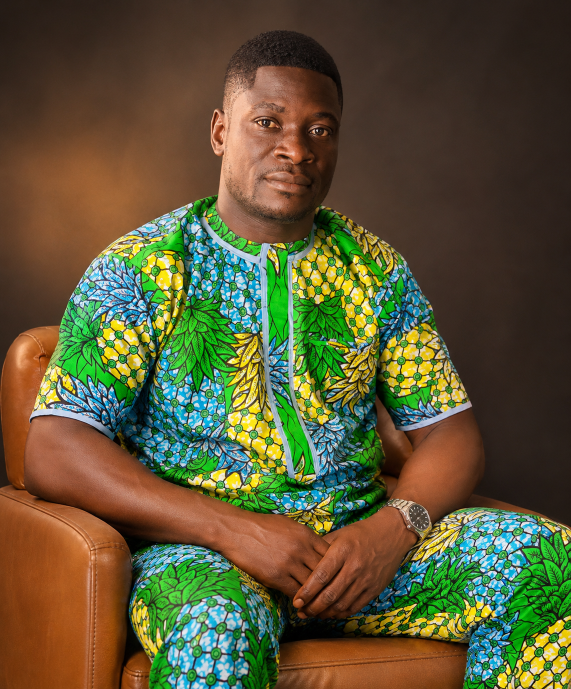
#> input picture motion/sources/1000338417.png, 1141 x 1378 px, found by its file name (shown at 1/2 size)
$ python prepare_s02.py
#> lines starting #> are read from the running program, lines starting #| are printed output that depends on the picture; after the words box and inside, x2 and y2 are one past the last pixel; in counts of white or black regions, pixels touching at a corner belong together
"""Prépare les données de la séquence S02 (aucune image générée, aucun redessin du portrait).

1. Portrait : copie à l'identique de motion/sources/1000338417.png -> public/portrait-oscar-1000338417.png,
   puis calcul de la mosaïque de révélation (couleur moyenne de chaque carré de la photo, telle qu'affichée).
2. Pictogrammes premium : dessins au trait (vectoriels, PIL) rasterisés sur une grille fine de pixels ;
   l'opacité de chaque pixel suit le taux de couverture du trait (effet demi-teinte), accents orange séparés.
Sorties : public/s02-portrait-mosaic.json, public/s02-icons.json
"""
import json, shutil
import numpy as np
from PIL import Image, ImageDraw

SRC = '../sources/1000338417.png'
DST = 'public/portrait-oscar-1000338417.png'
shutil.copyfile(SRC, DST)

# ——— Géométrie d'affichage du portrait (doit correspondre à S02Fondateur.tsx) ———
BOX_W, BOX_H = 990, 1080          # cadre du portrait dans l'image 1920×1080
im = Image.open(SRC).convert('RGB')
#> im is the input picture: PIL image 1141x1378 RGB; mean R, G, B 92.4, 87.3, 54.2
sc = max(BOX_W / im.width, BOX_H / im.height)   # « cover », toujours < 1 : jamais d'agrandissement
#> sc = 0.868
DW, DH = round(im.width * sc), round(im.height * sc)
#> DW = 990; DH = 1196
OY = -round((DH - BOX_H) * 0.15)                 # recadrage vertical : on garde la tête, on rogne surtout le bas
#> OY = -17
CELL = 45
disp = np.asarray(im.resize((DW, DH), Image.LANCZOS)).astype(np.float32)
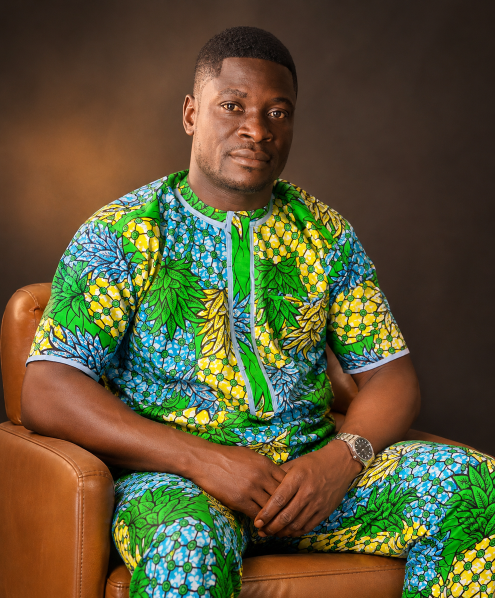
#> disp: shape (1196, 990, 3) float32 (shown at 1/2 size); mean R, G, B 92.3, 87.3, 54.2
cols, rows = int(np.ceil(DW / CELL)), int(np.ceil(DH / CELL))
#> cols = 22; rows = 27
cells = []
for j in range(rows):
    for i in range(cols):
        blk = disp[j * CELL:(j + 1) * CELL, i * CELL:(i + 1) * CELL]
        y_on_screen = j * CELL + OY
        if y_on_screen + CELL < 0 or y_on_screen > BOX_H: continue
        c = blk.reshape(-1, 3).mean(0)
        cells.append(dict(i=i, j=j, c='#%02x%02x%02x' % tuple(int(v) for v in c)))
#> after the loop, cells = 550 items
# centre du visage (repéré sur la photo source) pour ordonner la révélation du visage vers l'extérieur
FACE = (555 * sc, 290 * sc)
#> FACE = (481.6, 251.6)
json.dump(dict(src=DST, natural=[im.width, im.height], scale=round(sc, 5), dw=DW, dh=DH, oy=OY, cell=CELL,
               face=[round(FACE[0], 1), round(FACE[1], 1)], cells=cells), open('public/s02-portrait-mosaic.json', 'w'))
print(f'portrait {im.width}×{im.height} -> affiché {DW}×{DH} (échelle {sc:.3f}, < 1), {len(cells)} carrés de {CELL} px')
#| portrait 1141×1378 -> affiché 990×1196 (échelle 0.868, < 1), 550 carrés de 45 px

# ——— Pictogrammes : trait vectoriel fin -> grille fine de pixels (un pixel de trait) ———
N = 30          # grille 30×30
R = 600         # résolution de dessin (20 px par case)
LW = 20         # épaisseur du trait = une case

def icon(draw_white, draw_orange):
    W = Image.new('L', (R, R), 0); O = Image.new('L', (R, R), 0)
    draw_white(ImageDraw.Draw(W)); draw_orange(ImageDraw.Draw(O))
    out = []
    w = np.asarray(W.resize((N, N), Image.BOX)) / 255.0
    o = np.asarray(O.resize((N, N), Image.BOX)) / 255.0
    for r in range(N):
        for c in range(N):
            if o[r, c] > 0.3: out.append(dict(c=c, r=r, a=round(min(1, o[r, c] * 1.4), 2), o=1))
            elif w[r, c] > 0.3: out.append(dict(c=c, r=r, a=round(min(1, w[r, c] * 1.4), 2), o=0))
    return out

# Tracés calés sur la grille : une ligne passe au centre d'une case (20k+10),
# un rectangle commence sur un bord de case (20k) et finit sur 20m+19 → trait d'exactement un pixel.
C = lambda k: 20 * k + 10
def rect(d, c0, r0, c1, r1, **kw):
    d.rectangle([20 * c0, 20 * r0, 20 * c1 + 19, 20 * r1 + 19], **kw)

def entrepreneurs_w(d):   # buste au trait
    d.ellipse([180, 60, 320, 200], outline=255, width=LW)
    d.arc([100, 260, 400, 560], 180, 360, fill=255, width=LW)
    d.line([C(3), C(26), C(21), C(26)], fill=255, width=LW)
def entrepreneurs_o(d):   # flèche de croissance, à l'écart du buste
    d.line([(C(22), C(21)), (C(24), C(17)), (C(26), C(19)), (C(28), C(12))], fill=255, width=LW, joint='curve')
    d.line([(C(26), C(12)), (C(28), C(12)), (C(28), C(14))], fill=255, width=LW)

def pme_w(d):             # mallette
    rect(d, 3, 10, 26, 25, outline=255, width=LW)
    rect(d, 11, 6, 18, 10, outline=255, width=LW)
    d.line([C(3), C(16), C(26), C(16)], fill=255, width=LW)
def pme_o(d):             # fermoir
    rect(d, 14, 15, 15, 18, fill=255)

def commercants_w(d):     # boutique : montants, vitrine, porte
    d.line([C(5), C(12), C(5), C(26)], fill=255, width=LW); d.line([C(24), C(12), C(24), C(26)], fill=255, width=LW)
    d.line([C(2), C(26), C(27), C(26)], fill=255, width=LW)
    rect(d, 8, 16, 14, 21, outline=255, width=LW)
    rect(d, 17, 16, 21, 26, outline=255, width=LW)
def commercants_o(d):     # auvent rayé
    d.line([C(3), C(6), C(26), C(6)], fill=255, width=LW)
    for k in range(3, 26, 4):
        rect(d, k, 7, k + 1, 10, fill=255)

def entreprises_w(d):     # deux immeubles
    rect(d, 3, 10, 12, 26, outline=255, width=LW)
    rect(d, 15, 4, 26, 26, outline=255, width=LW)
    d.line([C(1), C(26), C(28), C(26)], fill=255, width=LW)
def entreprises_o(d):     # fenêtres éclairées (pixels isolés)
    for (c, r) in [(6, 14), (9, 14), (6, 18), (9, 22), (18, 8), (23, 8), (18, 12), (23, 16), (18, 20), (23, 22)]:
        rect(d, c, r, c, r, fill=255)

icons = dict(cols=N, entrepreneurs=icon(entrepreneurs_w, entrepreneurs_o), pme=icon(pme_w, pme_o),
             commercants=icon(commercants_w, commercants_o), entreprises=icon(entreprises_w, entreprises_o))
#> in icon, `W = Image.new('L', (R, R), 0)`: W: PIL image 600x600 L; every value is 0
#> in icon, `draw_white(ImageDraw.Draw(W))`:
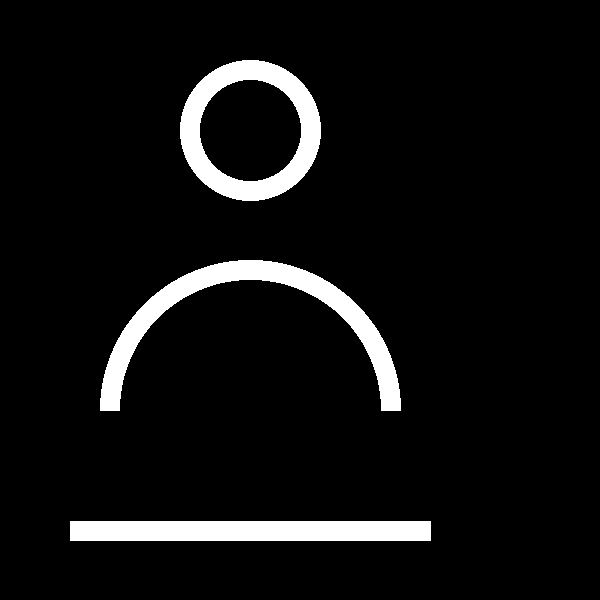
#> W: PIL image 600x600 L; 6.6% white; 3 white regions, box (x1, y1, x2, y2) and area: (100, 260, 401, 411) 8820, (180, 60, 321, 201) 7568, (70, 521, 431, 541) 7220
#> in icon, `draw_orange(ImageDraw.Draw(O))`: O: PIL image 600x600 L; 1.8% white; 1 white region, box (x1, y1, x2, y2) and area: (441, 241, 581, 435) 6617
#> after the loop in icon, `for r in range(N):`: out = 97 items
#> in icon (call 2), `draw_white(ImageDraw.Draw(W))`: W: PIL image 600x600 L; 12.4% white; 1 white region, box (x1, y1, x2, y2) and area: (60, 120, 540, 520) 44800
#> in icon (call 2), `draw_orange(ImageDraw.Draw(O))`:
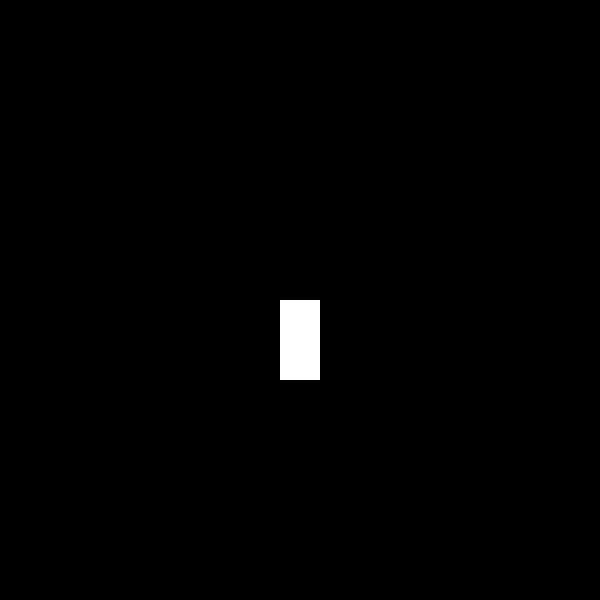
#> O: PIL image 600x600 L; 0.89% white; 1 white region, box (x1, y1, x2, y2) and area: (280, 300, 320, 380) 3200
#> in icon (call 2), `o = np.asarray(O.resize((N, N), Image.BOX)) / 255.0`: o: shape (30, 30) float64; values 0 (black) and 1 (white), 0.89% white in thin lines or dots, all inside (x1, y1, x2, y2) = (14, 15, 16, 19)
#> after the loop in icon (call 2), `for r in range(N):`: out = 118 items
#> in icon (call 3), `draw_white(ImageDraw.Draw(W))`: W: PIL image 600x600 L; 10.8% white; 2 white regions, box (x1, y1, x2, y2) and area: (50, 250, 551, 541) 30160, (160, 320, 300, 440) 8800
#> in icon (call 3), `draw_orange(ImageDraw.Draw(O))`:
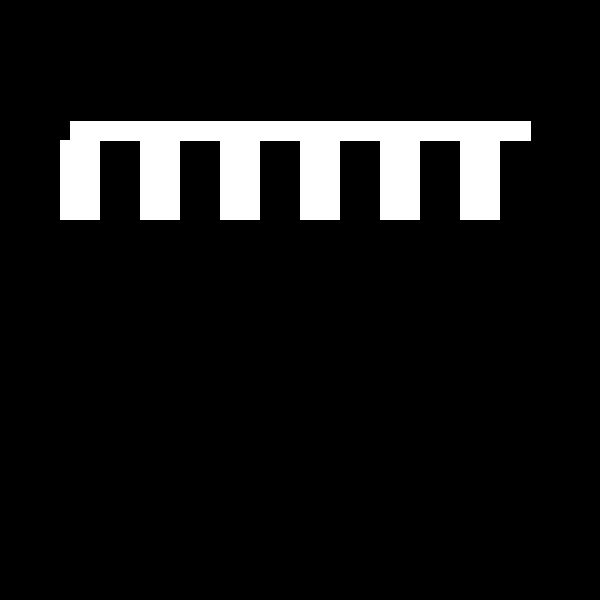
#> O: PIL image 600x600 L; 7.8% white; 1 white region, box (x1, y1, x2, y2) and area: (60, 121, 531, 220) 28190
#> after the loop in icon (call 3), `for r in range(N):`: out = 171 items
#> in icon (call 4), `draw_white(ImageDraw.Draw(W))`:
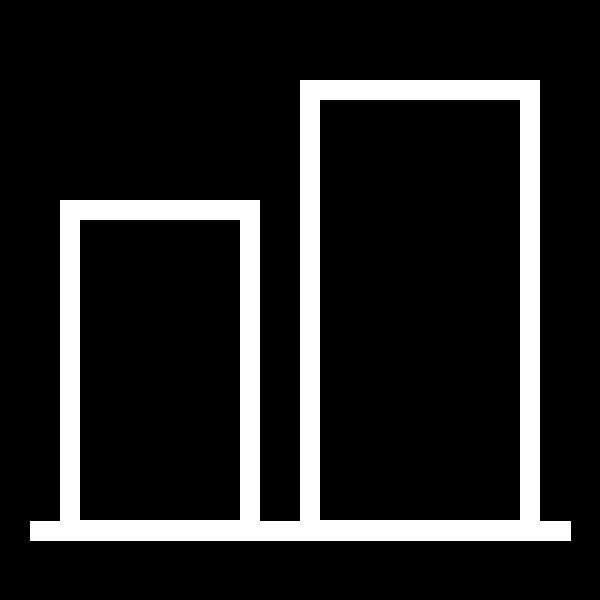
#> W: PIL image 600x600 L; 13.6% white; 1 white region, box (x1, y1, x2, y2) and area: (30, 80, 571, 541) 48860
#> in icon (call 4), `draw_orange(ImageDraw.Draw(O))`:
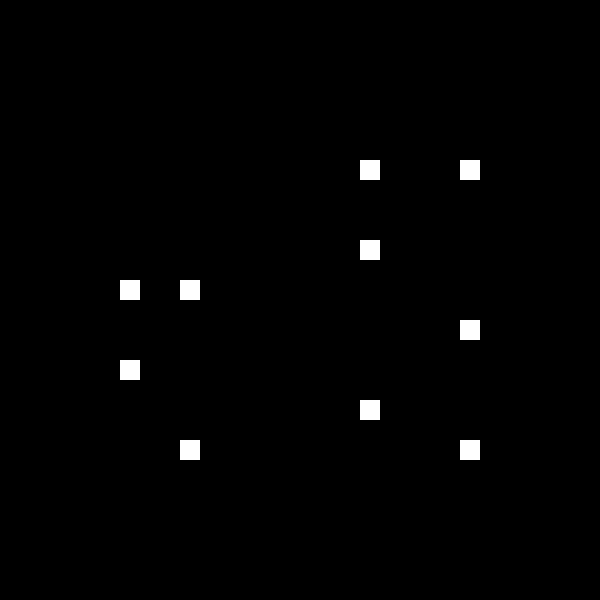
#> O: PIL image 600x600 L; 1.1% white; 10 white regions, largest, box (x1, y1, x2, y2) and area: (360, 160, 380, 180) 400, (460, 160, 480, 180) 400, (360, 240, 380, 260) 400
#> in icon (call 4), `o = np.asarray(O.resize((N, N), Image.BOX)) / 255.0`:
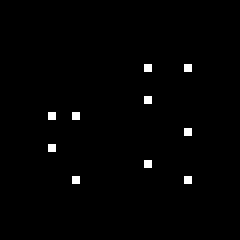
#> o: shape (30, 30) float64 (shown 8 times larger); values 0 (black) and 1 (white), 1.1% white in thin lines or dots, all inside (x1, y1, x2, y2) = (6, 8, 24, 23)
#> after the loop in icon (call 4), `for r in range(N):`: out = 132 items
#> icons = 5 items
json.dump(icons, open('public/s02-icons.json', 'w'))
print('pictogrammes :', {k: len(v) for k, v in icons.items() if k != 'cols'}, 'pixels')
#| pictogrammes : {'entrepreneurs': 97, 'pme': 118, 'commercants': 171, 'entreprises': 132} pixels

$ run again, with motion/sources/1000338418.png copied over motion/sources/1000338417.png
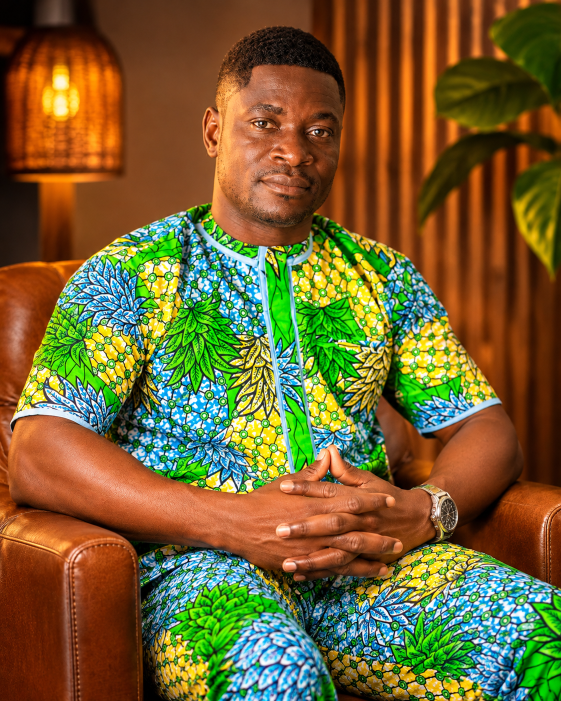
#> input picture motion/sources/1000338418.png, 1122 x 1402 px, found by its file name (shown at 1/2 size)
#> im is the input picture: PIL image 1122x1402 RGB; mean R, G, B 116.9, 98.5, 48.9
#> `disp = np.asarray(im.resize((DW, DH), Image.LANCZOS)).astype(np.float32)`:
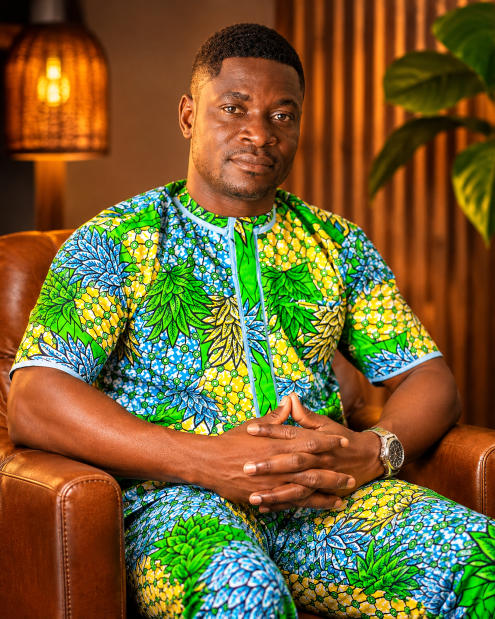
#> disp: shape (1237, 990, 3) float32 (shown at 1/2 size); mean R, G, B 116.9, 98.5, 48.9
#> after the loop `for j in range(rows):`: cells = 550 items
#| portrait 1122×1402 -> affiché 990×1237 (échelle 0.882, < 1), 550 carrés de 45 px
#> O: PIL image 600x600 L; 1.8% white; 1 white region, box (x1, y1, x2, y2) and area: (441, 241, 581, 435) 6617
#> after the loop in icon, `for r in range(N):`: out = 97 items
#> O: PIL image 600x600 L; 0.89% white; 1 white region, box (x1, y1, x2, y2) and area: (280, 300, 320, 380) 3200
#> o: shape (30, 30) float64; values 0 (black) and 1 (white), 0.89% white in thin lines or dots, all inside (x1, y1, x2, y2) = (14, 15, 16, 19)
#> O: PIL image 600x600 L; 7.8% white; 1 white region, box (x1, y1, x2, y2) and area: (60, 121, 531, 220) 28190
#> O: PIL image 600x600 L; 1.1% white; 10 white regions, largest, box (x1, y1, x2, y2) and area: (360, 160, 380, 180) 400, (460, 160, 480, 180) 400, (360, 240, 380, 260) 400
#> o: shape (30, 30) float64; values 0 (black) and 1 (white), 1.1% white in thin lines or dots, all inside (x1, y1, x2, y2) = (6, 8, 24, 23)
#> icons = 5 items
#| pictogrammes : {'entrepreneurs': 97, 'pme': 118, 'commercants': 171, 'entreprises': 132} pixels

$ run again, with motion/sources/1000338419.png copied over motion/sources/1000338417.png
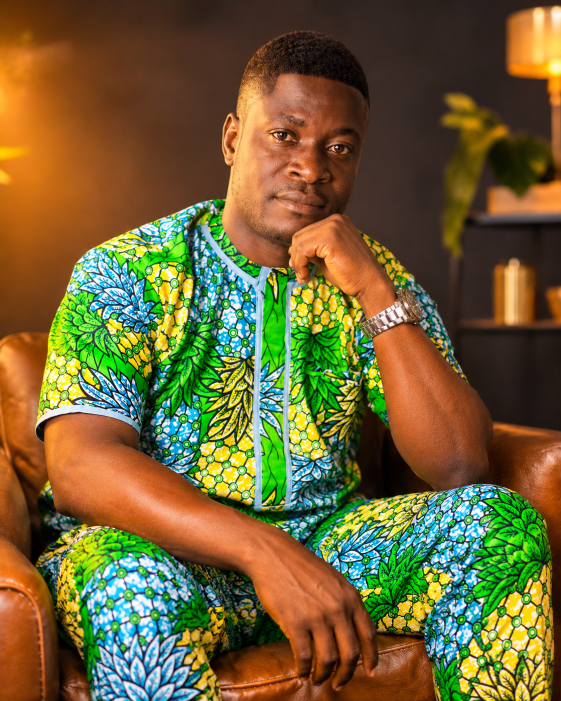
#> input picture motion/sources/1000338419.png, 1122 x 1402 px, found by its file name (shown at 1/2 size)
#> im is the input picture: PIL image 1122x1402 RGB; mean R, G, B 113, 98.8, 53.2
#> `disp = np.asarray(im.resize((DW, DH), Image.LANCZOS)).astype(np.float32)`:
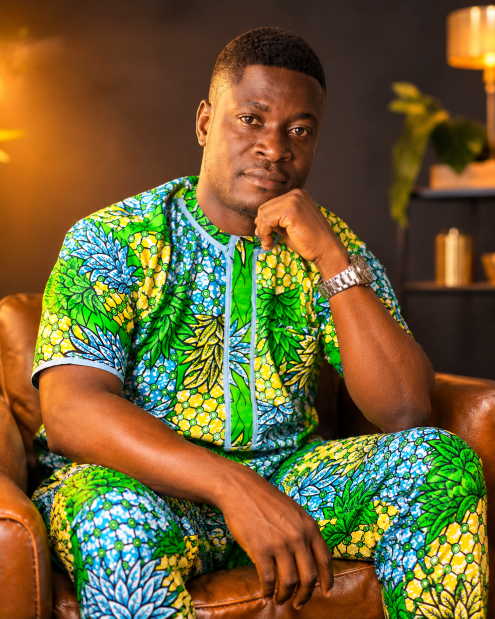
#> disp: shape (1237, 990, 3) float32 (shown at 1/2 size); mean R, G, B 113, 98.8, 53.1
#> after the loop `for j in range(rows):`: cells = 550 items
#| portrait 1122×1402 -> affiché 990×1237 (échelle 0.882, < 1), 550 carrés de 45 px
#> O: PIL image 600x600 L; 1.8% white; 1 white region, box (x1, y1, x2, y2) and area: (441, 241, 581, 435) 6617
#> after the loop in icon, `for r in range(N):`: out = 97 items
#> O: PIL image 600x600 L; 0.89% white; 1 white region, box (x1, y1, x2, y2) and area: (280, 300, 320, 380) 3200
#> o: shape (30, 30) float64; values 0 (black) and 1 (white), 0.89% white in thin lines or dots, all inside (x1, y1, x2, y2) = (14, 15, 16, 19)
#> O: PIL image 600x600 L; 7.8% white; 1 white region, box (x1, y1, x2, y2) and area: (60, 121, 531, 220) 28190
#> O: PIL image 600x600 L; 1.1% white; 10 white regions, largest, box (x1, y1, x2, y2) and area: (360, 160, 380, 180) 400, (460, 160, 480, 180) 400, (360, 240, 380, 260) 400
#> o: shape (30, 30) float64; values 0 (black) and 1 (white), 1.1% white in thin lines or dots, all inside (x1, y1, x2, y2) = (6, 8, 24, 23)
#> icons = 5 items
#| pictogrammes : {'entrepreneurs': 97, 'pme': 118, 'commercants': 171, 'entreprises': 132} pixels
